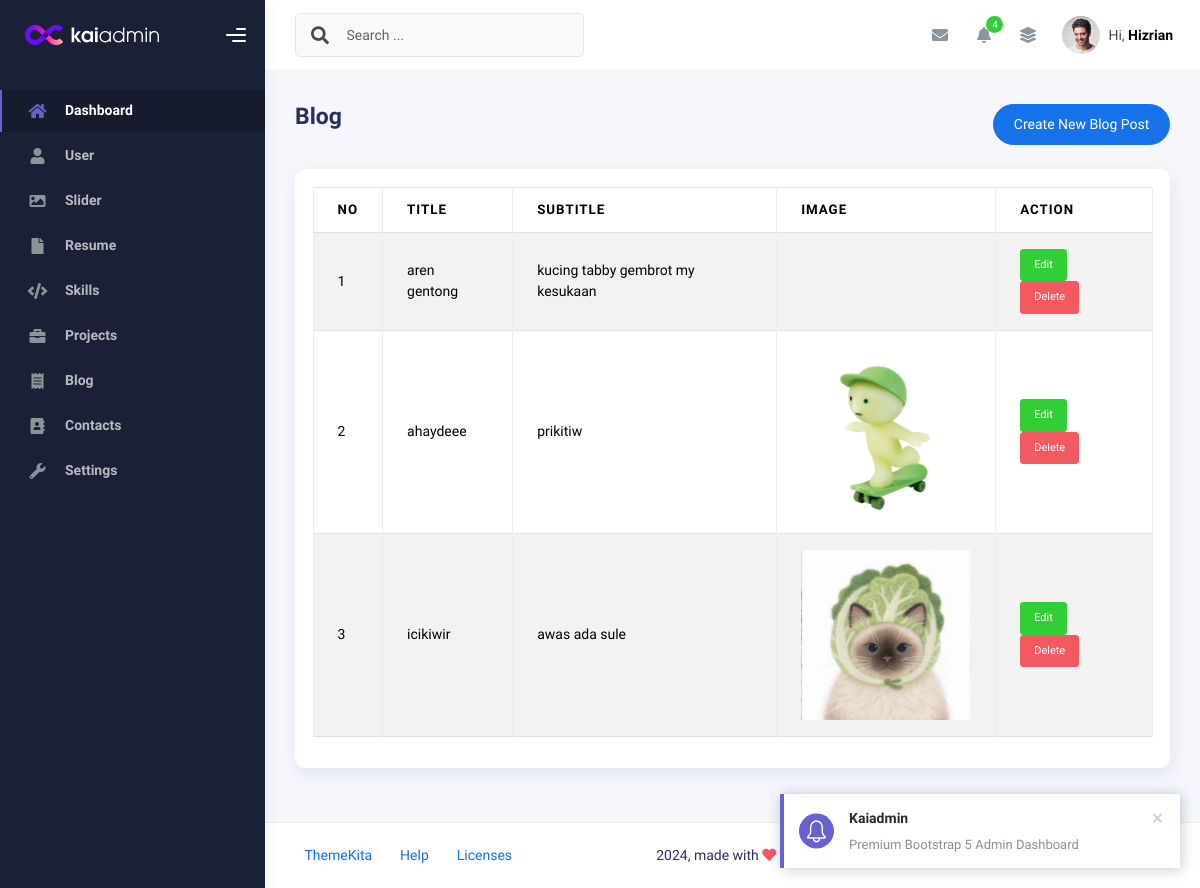
The app's page /admin/app.php?page=blog (signed in), older data.
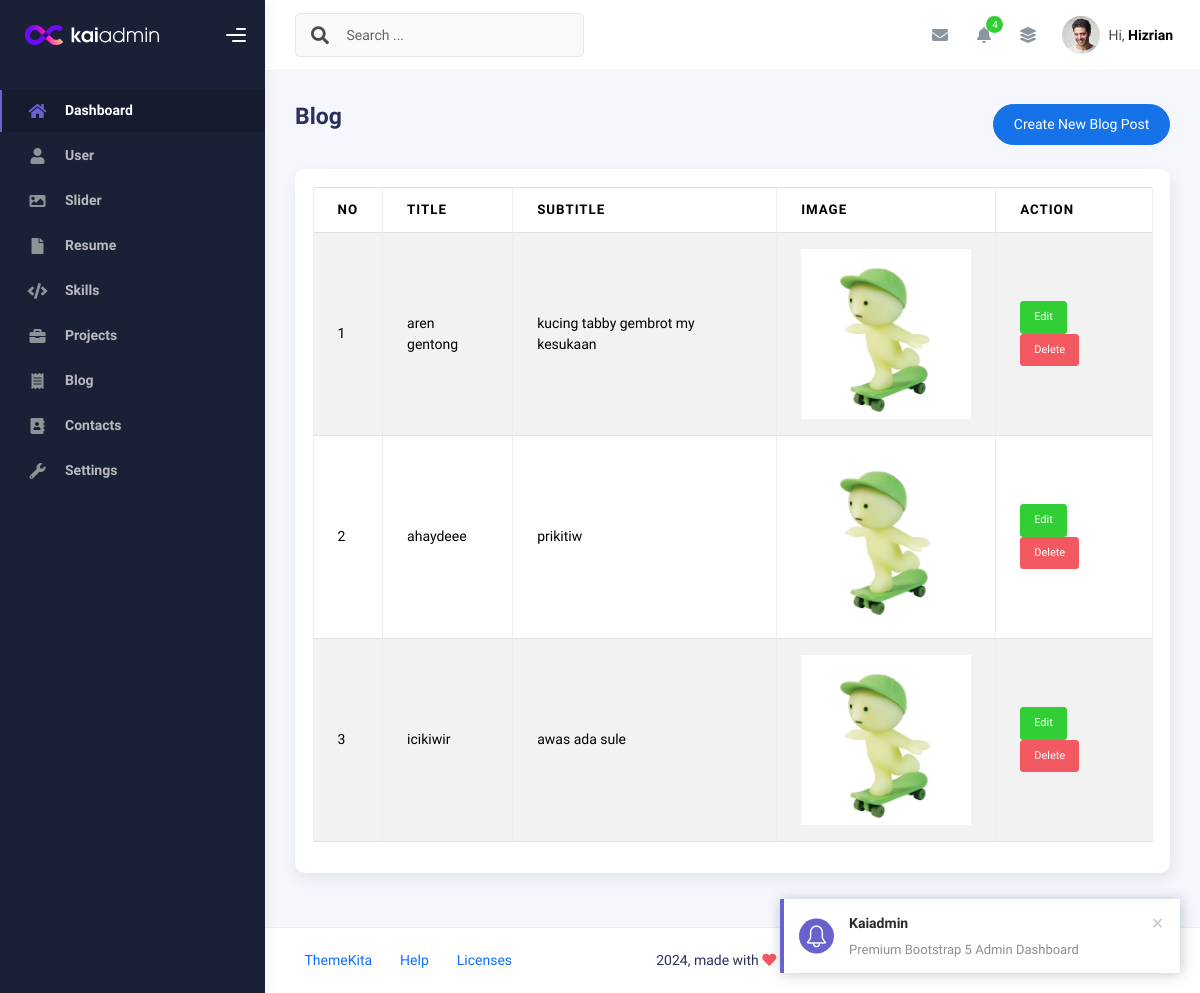
The same page, newer data.
### tables this page shows
CREATE TABLE `blog` (
  `id` int(11) NOT NULL,
  `image` varchar(100) NOT NULL,
  `title` varchar(50) NOT NULL,
  `subtitle` varchar(50) NOT NULL,
  `created_at` timestamp NULL DEFAULT current_timestamp(),
  `updated_at` timestamp NULL DEFAULT NULL ON UPDATE current_timestamp()
);

### admin/blog.php (the view, shortened to what this page needs)
<?php
$query = mysqli_query($conn, "SELECT * FROM blog ORDER BY id DESC");
$rows = mysqli_fetch_all($query, MYSQLI_ASSOC);
?>
<div
  class="d-flex align-items-left align-items-md-center flex-column flex-md-row pt-2 pb-4">
  <div>
    <h3 class="fw-bold mb-3">Blog</h3>
  </div>
  <div class="ms-md-auto py-2 py-md-0">
    <a href="app.php?page=create-blog" class="btn btn-primary btn-round">Create New Blog Post</a>
  </div>
</div>
<div class="row">
  <div class="col-sm-6 col-md-12">
    <div class="card">
      <div class="card-body">
        <table class="table table-bordered table-striped">
          <thead>
            <tr>
              <th>No</th>
              <th>Title</th>
              <th>Subtitle</th>
              <th>Image</th>
              <th>Action</th>
            </tr>
          </thead>
          <tbody>
            <?php foreach ($rows as $index => $row): ?>
              <tr>
                <td><?php echo $index += 1 ?></td>
                <td><?php echo $row['title'] ?></td>
                <td><?php echo $row['subtitle'] ?></td>
                <td><img src="assets/img/<?php echo $row['image'] ?>"
                    width="170" alt=""></td>
                <td>
                  <a class="btn btn-success btn-sm"
                    href="app.php?page=create-blog&edit=<?php echo $row['id'] ?>">Edit</a>
                  <a onclick="return confirm('Are you sure want to delete this data?')"
                    class="btn btn-danger btn-sm"
                    href="app.php?page=blog&delete=<?php echo $row['id'] ?>">Delete</a>
                </td>
              </tr>
            <?php endforeach ?>
          </tbody>
        </table>
      </div>
    </div>
  </div>
</div>

### admin/app.php (shortened to what this page needs)
<!DOCTYPE html>
<html lang="en">
<head>
  <?php
  include "inc/css.php";
  ?>
</head>
<body>
  <div class="wrapper">
    <?php
    include "inc/sidebar.php";
    ?>
    <div class="main-panel">
      <div class="main-header">
        <?php
        include "inc/navbar.php";
        ?>
      </div>
      <div class="container">
        <div class="page-inner">
            <?php
              if(isset($_GET['page'])){
              if(file_exists($_GET['page']. '.php')){
                include $_GET['page']. '.php';
              }else{
                include 'notfound.php';
              }
              }
            ?>
        </div>
      </div>
      <footer class="footer">
        <div class="container-fluid d-flex justify-content-between">
          <nav class="pull-left">
            <ul class="nav">
              <li class="nav-item">
                <a class="nav-link" href="http://www.themekita.com">
                  ThemeKita
                </a>
              </li>
              <li class="nav-item">
                <a class="nav-link" href="#"> Help </a>
              </li>
              <li class="nav-item">
                <a class="nav-link" href="#"> Licenses </a>
              </li>
            </ul>
          </nav>
          <div class="copyright">
            2024, made with <i class="fa fa-heart heart text-danger"></i> by
            <a href="http://www.themekita.com">ThemeKita</a>
          </div>
          <div>
            <a target="_blank" href="https://themewagon.com/">ThemeWagon</a>.
          </div>
        </div>
      </footer>
    </div>
  </div>
</body>
</html>

### admin/inc/css.php (shortened to what this page needs)
<link rel="stylesheet" href="assets/kaiadmin-lite-1.2.0/assets/css/bootstrap.min.css" />
<link rel="stylesheet" href="assets/kaiadmin-lite-1.2.0/assets/css/plugins.min.css" />
<link rel="stylesheet" href="assets/kaiadmin-lite-1.2.0/assets/css/kaiadmin.min.css" />
<link rel="stylesheet" href="assets/kaiadmin-lite-1.2.0/assets/css/demo.css" />
<link href="https://cdn.datatables.net/v/dt/dt-3.0.1/datatables.min.css" rel="stylesheet">

### admin/inc/sidebar.php (shortened to what this page needs)
<div class="sidebar" data-background-color="dark">
    <div class="sidebar-logo">
        <div class="logo-header" data-background-color="dark">
            <a href="index.html" class="logo">
                <img
                    src="assets/kaiadmin-lite-1.2.0/assets/img/kaiadmin/logo_light.svg"
                    alt="navbar brand"
                    class="navbar-brand"
                    height="20" />
            </a>
            <div class="nav-toggle">
                <button class="btn btn-toggle toggle-sidebar">
                    <i class="gg-menu-right"></i>
                </button>
            </div>
        </div>
    </div>
    <div class="sidebar-wrapper scrollbar scrollbar-inner">
        <div class="sidebar-content">
            <ul class="nav nav-secondary">
                <li class="nav-item active">
                    <a
                        href="app.php?page=dashboard"
                        aria-expanded="false">
                        <i class="fas fa-home"></i>
                        <p>Dashboard</p>
                    </a>
                </li>
                <li class="nav-item">
                    <a
                        href="app.php?page=user"
                        aria-expanded="false">
                        <i class="fas fa-user"></i>
                        <p>User</p>
                    </a>
                </li>
                <li class="nav-item">
                    <a
                        href="app.php?page=sliders"
                        aria-expanded="false">
                        <i class="fa fa-image"></i>
                        <p>Slider</p>
                    </a>
                </li>
                <li class="nav-item">
                    <a
                        href="app.php?page=resume"
                        aria-expanded="false">
                        <i class="fa fa-file"></i>
                        <p>Resume</p>
                    </a>
                </li>
                <li class="nav-item">
                    <a
                        href="app.php?page=skills"
                        aria-expanded="false">
                        <i class="fa fa-code"></i>
                        <p>Skills</p>
                    </a>
                </li>
                <li class="nav-item">
                    <a
                        href="app.php?page=projects"
                        aria-expanded="false">
                        <i class="fa fa-briefcase"></i>
                        <p>Projects</p>
                    </a>
                </li>
                <li class="nav-item">
                    <a
                        href="app.php?page=blog"
                        aria-expanded="false">
                        <i class="fa fa-receipt"></i>
                        <p>Blog</p>
                    </a>
                </li>
                <li class="nav-item">
                    <a
                        href="app.php?page=contacts"
                        aria-expanded="false">
                        <i class="fa fa-address-book"></i>
                        <p>Contacts</p>
                    </a>
                </li>
                <li class="nav-item">
                    <a
                        href="app.php?page=settings"
                        aria-expanded="false">
                        <i class="fa fa-wrench"></i>
                        <p>Settings</p>
                    </a>
                </li>
            </ul>
        </div>
    </div>
</div>

### admin/inc/navbar.php (shortened to what this page needs)
<nav
    class="navbar navbar-header navbar-header-transparent navbar-expand-lg border-bottom">
    <div class="container-fluid">
        <nav
            class="navbar navbar-header-left navbar-expand-lg navbar-form nav-search p-0 d-none d-lg-flex">
            <div class="input-group">
                <div class="input-group-prepend">
                    <button type="submit" class="btn btn-search pe-1">
                        <i class="fa fa-search search-icon"></i>
                    </button>
                </div>
                <input
                    type="text"
                    placeholder="Search ..."
                    class="form-control" />
            </div>
        </nav>
        <ul class="navbar-nav topbar-nav ms-md-auto align-items-center">
            <li class="nav-item topbar-icon dropdown hidden-caret">
                <a
                    class="nav-link dropdown-toggle"
                    href="#"
                    id="messageDropdown"
                    role="button"
                    data-bs-toggle="dropdown"
                    aria-haspopup="true"
                    aria-expanded="false">
                    <i class="fa fa-envelope"></i>
                </a>
            </li>
            <li class="nav-item topbar-icon dropdown hidden-caret">
                <a
                    class="nav-link dropdown-toggle"
                    href="#"
                    id="notifDropdown"
                    role="button"
                    data-bs-toggle="dropdown"
                    aria-haspopup="true"
                    aria-expanded="false">
                    <i class="fa fa-bell"></i>
                    <span class="notification">4</span>
                </a>
            </li>
            <li class="nav-item topbar-icon dropdown hidden-caret">
                <a
                    class="nav-link"
                    data-bs-toggle="dropdown"
                    href="#"
                    aria-expanded="false">
                    <i class="fas fa-layer-group"></i>
                </a>
            </li>
            <li class="nav-item topbar-user dropdown hidden-caret">
                <a
                    class="dropdown-toggle profile-pic"
                    data-bs-toggle="dropdown"
                    href="#"
                    aria-expanded="false">
                    <div class="avatar-sm">
                        <img
                            src="assets/kaiadmin-lite-1.2.0/assets/img/profile.jpg"
                            alt="..."
                            class="avatar-img rounded-circle" />
                    </div>
                    <span class="profile-username">
                        <span class="op-7">Hi,</span>
                        <span class="fw-bold">Hizrian</span>
                    </span>
                </a>
            </li>
        </ul>
    </div>
</nav>

Row changes from the older to the newer data that the page shows:
changed blog "aren gentong": image: picture added
changed blog "icikiwir": image: a different picture
